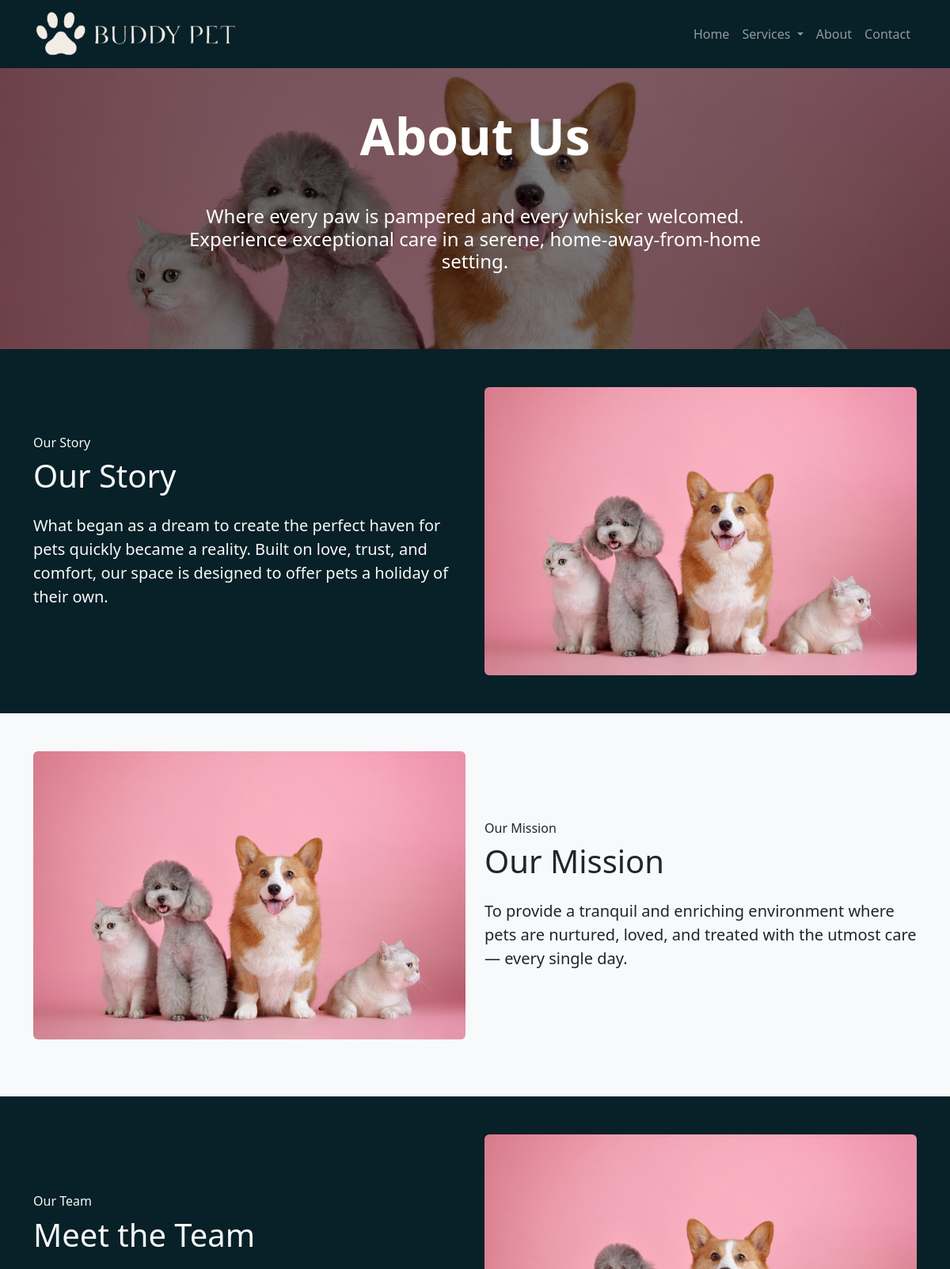
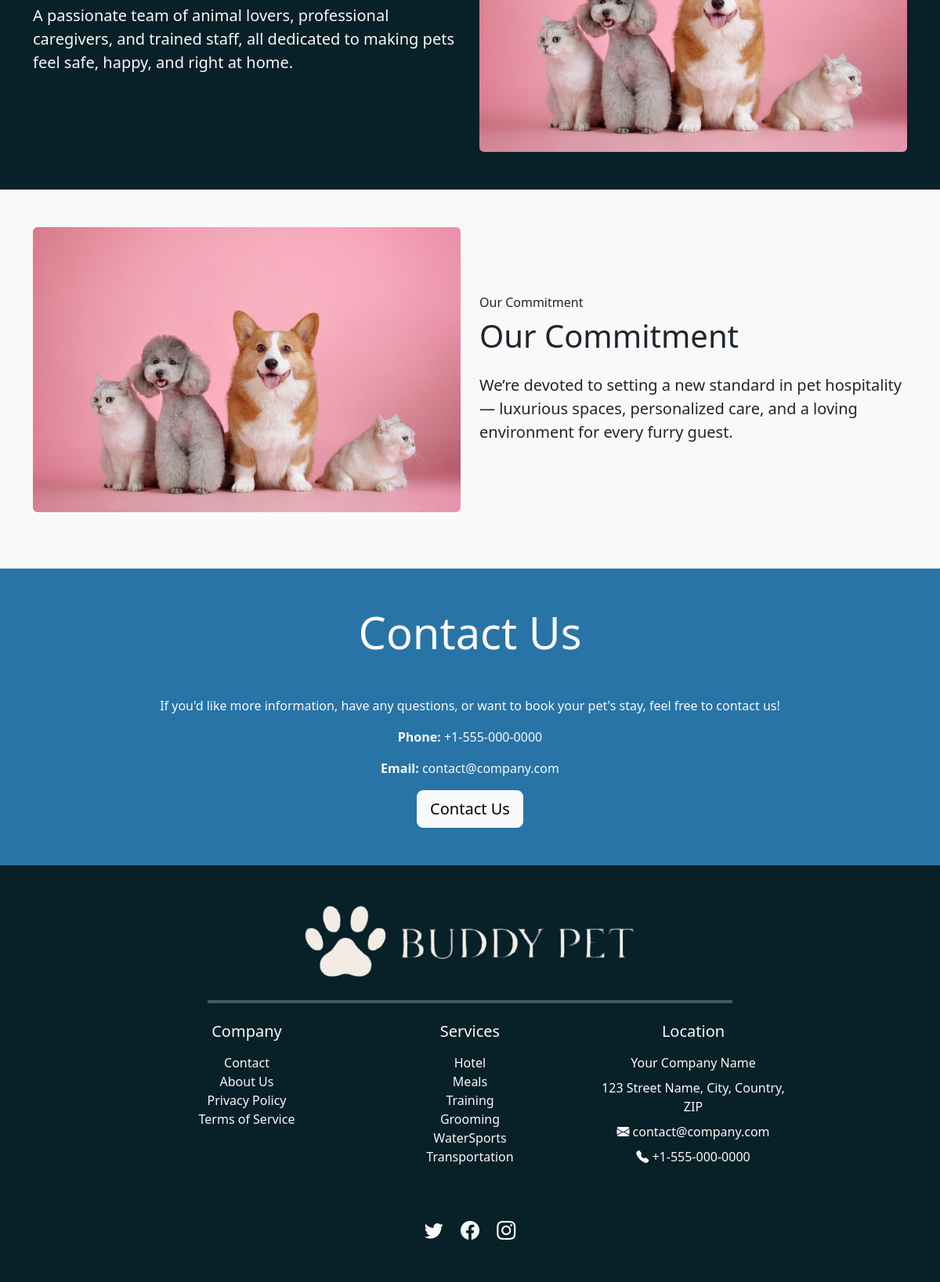
The page /about-us/ on the database its author committed (2 pictures, top to bottom).
### branding/models.py (models this page shows, shortened)
class Branding(models.Model):
    company_name = models.CharField(max_length=255, default="Your Company Name",
                                    help_text="Enter the full name of the company.")
    company_email = models.EmailField(default="contact@company.com",
                                      help_text="Enter the official company email address.")
    company_phone = models.CharField(max_length=20, default="+1-555-000-0000",
                                     help_text="Enter the company’s contact number (e.g., +1-555-000-0000).")
    company_address = models.TextField(default="123 Street Name, City, Country, ZIP",
                                       help_text="Enter the full address of the company, including city and ZIP code.")
    logo = models.ImageField(upload_to="branding/", default="default/default_logo.png",
                             help_text="Upload the website logo.")
    favicon = models.ImageField(upload_to="branding/", default="default/default_icon.ico",
                                help_text="Upload the favicon (ICO or PNG).")
    video = models.FileField(upload_to="branding/videos/", default="default/default_video.mp4", blank=True, null=True,
                             help_text="Upload a promotional or branding video file.")
    meta_keywords = models.CharField(max_length=255, blank=True,
                                     default="generic, branding, business, website, company",
                                     help_text="Enter meta keywords for SEO (comma-separated).")
    meta_description = models.TextField(blank=True, default="Enter a meta description for SEO.",
                                        help_text="Enter a meta description for SEO.")
    twitter_link = models.URLField(blank=True, default="https://twitter.com/yourcompany",
                                   help_text="Link to your Twitter profile.")
    facebook_link = models.URLField(blank=True, default="https://facebook.com/yourcompany",
                                    help_text="Link to your Facebook page.")
    instagram_link = models.URLField(blank=True, default="https://instagram.com/yourcompany",
                                     help_text="Link to your Instagram profile.")
    class Meta:
        verbose_name = "Branding"
        verbose_name_plural = "Branding"

### about/models.py (models this page shows, shortened)
class AboutPage(models.Model):
    DEFAULT_IMAGE = 'default/placeholder.jpg'
    hero_title = models.CharField(
        max_length=200,
        default="About Us"
    )
    hero_subheading = models.TextField(
        default="Where every paw is pampered and every whisker welcomed. Experience exceptional care in a serene, home-away-from-home setting."
    )
    hero_image = models.ImageField(
        upload_to='about/',
        default=DEFAULT_IMAGE
    )
    our_story_title = models.CharField(
        max_length=200,
        default="Our Story"
    )
    our_story_subheading = models.TextField(
        default="What began as a dream to create the perfect haven for pets quickly became a reality. Built on love, trust, and comfort, our space is designed to offer pets a holiday of their own."
    )
    our_story_image = models.ImageField(
        upload_to='about/',
        default=DEFAULT_IMAGE
    )
    our_mission_title = models.CharField(
        max_length=200,
        default="Our Mission"
    )
    our_mission_subheading = models.TextField(
        default="To provide a tranquil and enriching environment where pets are nurtured, loved, and treated with the utmost care — every single day."
    )
    our_mission_image = models.ImageField(
        upload_to='about/',
        default=DEFAULT_IMAGE
    )
    our_team_title = models.CharField(
        max_length=200,
        default="Meet the Team"
    )
    our_team_subheading = models.TextField(
        default="A passionate team of animal lovers, professional caregivers, and trained staff, all dedicated to making pets feel safe, happy, and right at home."
    )
    our_team_image = models.ImageField(
        upload_to='about/',
        default=DEFAULT_IMAGE
    )
    our_commitment_title = models.CharField(
        max_length=200,
        default="Our Commitment"
    )
    our_commitment_subheading = models.TextField(
        default="We’re devoted to setting a new standard in pet hospitality — luxurious spaces, personalized care, and a loving environment for every furry guest."
    )
    our_commitment_image = models.ImageField(
        upload_to='about/',
        default=DEFAULT_IMAGE
    )
    class Meta:
        verbose_name = "About Page Content"
        verbose_name_plural = "About Page Content"

### about/views.py (the view)
# urls.py: path('about-us/', AboutView.as_view(), name='about_us'),
class AboutView(TemplateView):
    template_name = 'about.html'
    def get_context_data(self, **kwargs):
        context = {
            "branding": Branding.objects.first(),
            "about": AboutPage.objects.first(),
        }
        return context

### about/templates/about.html (shortened to what this page needs)
{% extends "base.html" %}
    {% block extra_head %}
    {% load static %}
    <link rel="stylesheet" type="text/css" href="{% static 'home.css' %}">
    <link rel="stylesheet" type="text/css" href="{% static 'base.css' %}">
    {% endblock %}
{% block content %}
<body class="bg-light">
    <section class="hero-section pb-5 bg-primary text-white text-center d-flex justify-content-center align-items-center" style="background-image: url('{{ about.hero_image.url }}'); background-size: cover; background-position: center; position: relative;">
        <div class="overlay d-flex justify-content-center align-items-center" style="position: absolute; top: 0; left: 0; width: 100%; height: 100%; background-color: rgba(0, 0, 0, 0.5); z-index: 1;"></div>
        <div class="container text-center" style="position: relative; z-index: 2;">
            <div class="row justify-content-center">
                <div class="col-lg-8 col-md-10">
                    <h1 class="display-3 display-sm-1 fw-bold text-center text-shadow-lg my-5">{{ about.hero_title }}</h1>
                    <h4 class="mb-5">{{ about.hero_subheading }}</h4>
                </div>
            </div>
        </div>
    </section>
    <section class="our-story-section py-5 text-light" style="background-color: #082027;">
        <div class="container">
            <div class="row align-items-center">
                <div class="col-md-6">
                    <h6>Our Story</h6>
                    <h2 class="display-6 font-weight-bold mb-4">{{about.our_story_title}}</h2>
                    <p class="lead mb-4">{{about.our_story_subheading}}</p>
                </div>
                <div class="col-md-6">
                    <img src="{{ about.our_story_image.url }}" alt="Our Story" class="img-fluid rounded w-100">
                </div>
            </div>
        </div>
    </section>
    <section class="bg-light our-mission-section py-5 text-dark">
        <div class="container">
            <div class="row align-items-center">
                <div class="col-md-6 order-md-1">
                    <img src="{{ about.our_mission_image.url }}" alt="Our Mission" class="img-fluid rounded w-100 mb-4">
                </div>
                <div class="col-md-6 order-md-2">
                    <h6>Our Mission</h6>
                    <h2 class="display-6 font-weight-bold mb-4">{{about.our_mission_title}}</h2>
                    <p class="lead mb-4">{{about.our_mission_subheading}}</p>
                </div>
            </div>
        </div>
    </section>
    <section class="our-team-section py-5 text-light" style="background-color: #082027;">
        <div class="container">
            <div class="row align-items-center">
                <div class="col-md-6">
                    <h6>Our Team</h6>
                    <h2 class="display-6 font-weight-bold mb-4">{{about.our_team_title}}</h2>
                    <p class="lead mb-4">{{about.our_team_subheading}}</p>
                </div>
                <div class="col-md-6">
                    <img src="{{ about.our_team_image.url }}" alt="Our Team" class="img-fluid rounded w-100">
                </div>
            </div>
        </div>
    </section>
    <section class="bg-light our-mission-section py-5 text-dark">
        <div class="container">
            <div class="row align-items-center">
                <div class="col-md-6 order-md-1">
                    <img src="{{ about.our_commitment_image.url }}" alt="Our Commitment" class="img-fluid rounded w-100 mb-4">
                </div>
                <div class="col-md-6 order-md-2">
                    <h6>Our Commitment</h6>
                    <h2 class="display-6 font-weight-bold mb-4">{{about.our_commitment_title}}</h2>
                    <p class="lead mb-4">{{about.our_commitment_subheading}}</p>
                </div>
            </div>
        </div>
    </section>
    <section class="contact-us-section py-5 text-light" style="background-color: #2874a6;">
        <div class="container text-center">
            <h2 class="display-4 font-weight-bold mb-5">Contact Us</h2>
            <p>If you'd like more information, have any questions, or want to book your pet's stay, feel free to contact us!</p>
            <p><strong>Phone:</strong> {{branding.company_phone}}</p>
            <p><strong>Email:</strong> {{branding.company_email}}</p>
            <a href="{% url 'contact' %}" class="btn btn-light btn-lg">Contact Us</a>
        </div>
    </section>
</body>
{% endblock %}

### home/templates/base.html (shortened to what this page needs)
<!DOCTYPE html>
<html lang="en">
<head>
    {% load static %}
    <link rel="stylesheet" type="text/css" href="{% static 'base.css' %}">
    <link href="https://cdn.jsdelivr.net/npm/bootstrap@5.3.2/dist/css/bootstrap.min.css" rel="stylesheet">
    <link rel="stylesheet" href="https://cdn.jsdelivr.net/npm/bootstrap-icons/font/bootstrap-icons.css">
    {% block extra_head %}{% endblock %}
</head>
<body class="bg-light">
    <nav class="navbar navbar-expand-lg navbar-dark" style="background-color: #082027; z-index: 1000;">
        <div class="container">
            <a class="navbar-brand" href="/">
                <img src="{{ branding.logo.url }}" alt="{{ branding.company_name }}" class="img-fluid" style="max-height: 60px;">
            </a>
            <div class="collapse navbar-collapse" id="navbarNav">
                <ul class="navbar-nav ms-auto">
                    <li class="nav-item"><a class="nav-link" href="/">Home</a></li>
                    <li class="nav-item dropdown">
                        <a class="nav-link dropdown-toggle" id="navbarDropdown" role="button" data-bs-toggle="dropdown" aria-expanded="false" href="{% url 'services' %}">
                            Services
                        </a>
                    </li>
                    <li class="nav-item"><a class="nav-link" href="{% url 'about_us' %}">About</a></li>
                    <li class="nav-item"><a class="nav-link" href="{% url 'contact' %}">Contact</a></li>
                </ul>
            </div>
        </div>
    </nav>
    {% block content %} {% endblock %}
    <footer class="text-light py-5 pt-5" style="background-color: #082027;">
        <div class="container">
            <div class="row justify-content-center text-center">
                <div class="col-12 text-center mb-4">
                    <img src="{{ branding.logo.url }}" alt="{{ branding.company_name }}" class="img-fluid" style="max-height: 100px;">
                </div>
                <div class="col-12 text-center text-light mb-4">
                    <hr class="border-bottom border-2 border-white" style="width: 60%; margin: 0 auto;">
                </div>
                <div class="col-md-3 text-center mb-3">
                    <h5 class="mb-3">Company</h5>
                    <ul class="list-unstyled">
                        <li><a href="{% url 'contact' %}" class="text-light text-decoration-none">Contact</a></li>
                        <li><a href="{% url 'about_us' %}" class="text-light text-decoration-none">About Us</a></li>
                        <li><a href="{% url 'privacy_policy' %}" class="text-light text-decoration-none">Privacy Policy</a></li>
                        <li><a href="{% url 'terms_of_service' %}" class="text-light text-decoration-none">Terms of Service</a></li>
                    </ul>
                </div>
                <div class="col-md-3 text-center mb-3">
                    <h5 class="mb-3">Services</h5>
                    <ul class="list-unstyled">
                        <li><a href="{% url 'hotel' %}" class="text-light text-decoration-none">Hotel</a></li>
                        <li><a href="{% url 'meals' %}" class="text-light text-decoration-none">Meals</a></li>
                        <li><a href="{% url 'training' %}" class="text-light text-decoration-none">Training</a></li>
                        <li><a href="{% url 'grooming' %}" class="text-light text-decoration-none">Grooming</a></li>
                        <li><a href="{% url 'water_sports' %}" class="text-light text-decoration-none">WaterSports</a></li>
                        <li><a href="{% url 'transportation' %}" class="text-light text-decoration-none">Transportation</a></li>
                    </ul>
                </div>
                <div class="col-md-3 text-center text-light mb-4">
                    <h5 class="mb-3">Location</h5>
                    <p class="text-light mb-2">{{branding.company_name}}</p>
                    <p class="text-light mb-2">{{branding.company_address}}</p>
                    <a href="mailto:{{branding.company_email}}" class="text-light text-decoration-none mb-2 d-block">
                        <i class="bi bi-envelope-fill"></i> {{branding.company_email}}
                    </a>
                    <p>
                        <a href="tel:{{branding.company_phone}}" class="text-light text-decoration-none">
                            <i class="bi bi-telephone-fill"></i> {{branding.company_phone}}
                        </a>
                    </p>
                </div>
            </div>
            <div class="text-center mt-4">
                <a href="{{branding.twitter_link}}" class="text-light me-3 fs-4 text-decoration-none">
                    <i class="bi bi-twitter"></i>
                </a>
                <a href="{{branding.facebook_link}}" class="text-light me-3 fs-4 text-decoration-none">
                    <i class="bi bi-facebook"></i>
                </a>
                <a href="{{branding.instagram_link}}" class="text-light fs-4 text-decoration-none">
                    <i class="bi bi-instagram"></i>
                </a>
            </div>
        </div>
    </footer>
</body>
</html>

### rows shown on the page
Branding: logo (placeholder picture), company_phone "+1-555-000-0000", company_email "contact@company.com", company_name "Your Company Name", company_address "123 Street Name, City, Country, ZIP"
AboutPage: hero_image (placeholder picture), hero_title "About Us", hero_subheading "Where every paw is pampered and every whisker welcomed. Experience exceptional care in a serene, home-away-from-home setting.", our_story_title "Our Story", our_story_subheading "What began as a dream to create the perfect haven for pets quickly became a reality. Built on love, trust, and comfort, our space is designed to offer pets a holiday of their own.", our_story_image (placeholder picture), our_mission_image (placeholder picture), our_mission_title "Our Mission", our_mission_subheading "To provide a tranquil and enriching environment where pets are nurtured, loved, and treated with the utmost care — every single day.", our_team_title "Meet the Team", our_team_subheading "A passionate team of animal lovers, professional caregivers, and trained staff, all dedicated to making pets feel safe, happy, and right at home.", our_team_image (placeholder picture), our_commitment_image (placeholder picture), our_commitment_title "Our Commitment", our_commitment_subheading "We’re devoted to setting a new standard in pet hospitality — luxurious spaces, personalized care, and a loving environment for every furry guest."
